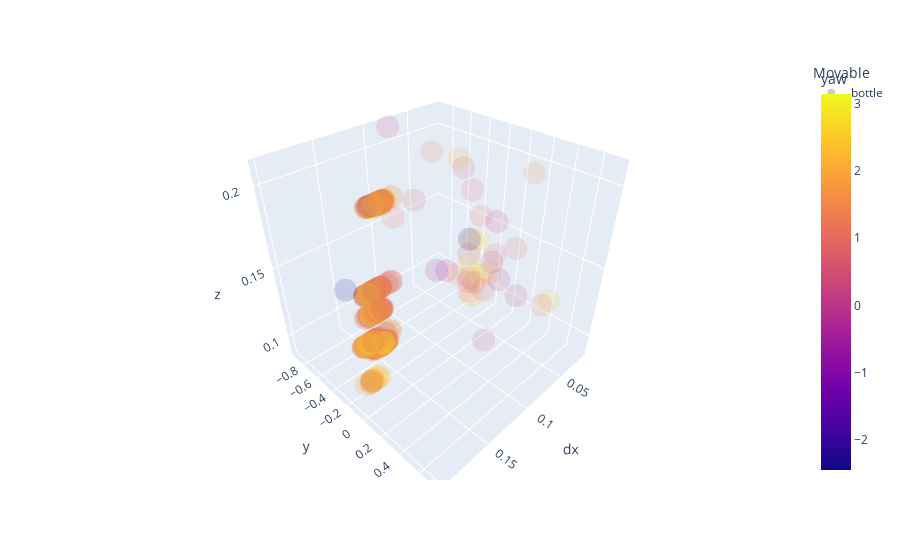

Source (notebook cell):
### Code cell
plot_samples(df, cat='bottle', surface='box')

### Figure 1 — Plotly figure (JSON) as saved in the notebook; plotly's stock layout.template omitted (floating-point values rounded to 4 significant figures; data arrays with more than 128 entries replaced by an {"elided": "..."} marker saying what was removed)
{"data": [{"customdata": {"elided": "606x2 str values"}, "hovertemplate": "Movable=bottle<br>dx=%{x}<br>y=%{y}<br>z=%{z}<br>run_name=%{customdata[0]}<br>Action=%{customdata[1]}<br>yaw=%{marker.color}<extra></extra>", "legendgroup": "bottle", "marker": {"color": {"elided": "606 float values"}, "coloraxis": "coloraxis", "opacity": 0.15, "symbol": "circle"}, "mode": "markers", "name": "bottle", "scene": "scene", "showlegend": true, "type": "scatter3d", "x": {"elided": "606 float values"}, "y": {"elided": "606 float values"}, "z": {"elided": "606 float values"}}], "layout": {"coloraxis": {"colorbar": {"title": {"text": "yaw"}}, "colorscale": [[0, "#0d0887"], [0.1111, "#46039f"], [0.2222, "#7201a8"], [0.3333, "#9c179e"], [0.4444, "#bd3786"], [0.5556, "#d8576b"], [0.6667, "#ed7953"], [0.7778, "#fb9f3a"], [0.8889, "#fdca26"], [1, "#f0f921"]]}, "legend": {"title": {"text": "Movable"}, "tracegroupgap": 0}, "margin": {"t": 60}, "scene": {"domain": {"x": [0, 1], "y": [0, 1]}, "xaxis": {"title": {"text": "dx"}}, "yaxis": {"title": {"text": "y"}}, "zaxis": {"title": {"text": "z"}}}}}
